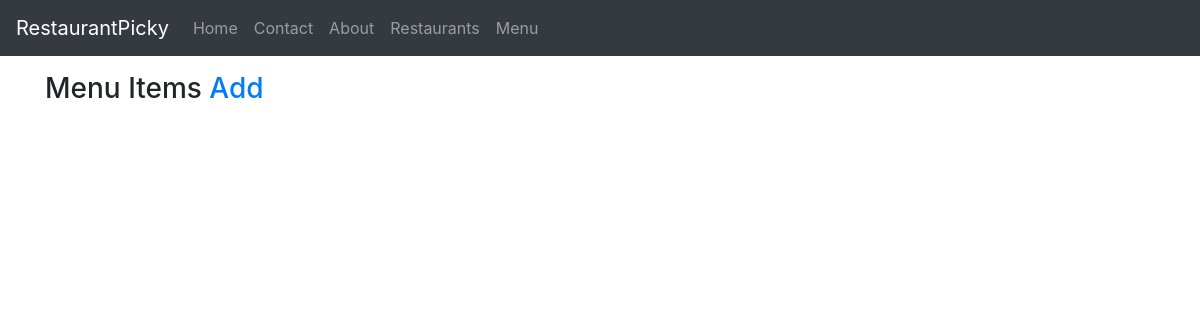
/menu/ (signed in), run on an earlier commit of the app's database.
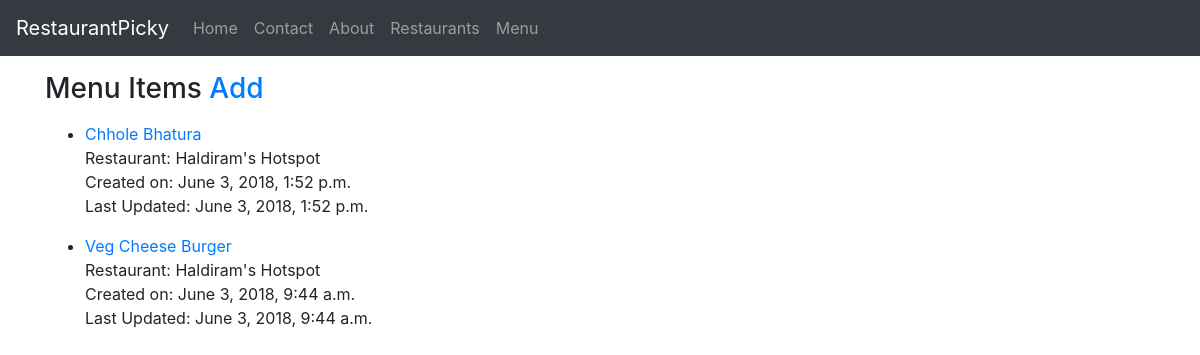
And on a later commit of the database.
### menu/models.py (models this page shows, shortened)
class Item(models.Model):
	user 		= models.ForeignKey(settings.AUTH_USER_MODEL)
	restaurant 	= models.ForeignKey(RestaurantLocation)
	name 		= models.CharField(max_length=120)
	contents 	= models.TextField(help_text="Separate the each ingredient by comma")
	excludes 	= models.TextField(blank=True, null=True, help_text="Separate the each ingredient by comma")
	public 		= models.BooleanField(default=True)
	timestamp	= models.DateTimeField(auto_now_add=True)
	updated		= models.DateTimeField(auto_now=True)
	class Meta:
		ordering = ['-updated', '-timestamp']

### restaurants/models.py (models this page shows, shortened)
class RestaurantLocation(models.Model):
	owner 		= models.ForeignKey(User) # class_instance.model_set.all()
	name 		= models.CharField(max_length=120)
	location 	= models.CharField(max_length=120, null=True, blank=True)
	city 		= models.CharField(max_length=120, null=True, blank=True)
	category 	= models.CharField(max_length=120, null=True, blank=True, validators=[validate_category])
	timestamp 	= models.DateTimeField(auto_now_add=True)
	updated 	= models.DateTimeField(auto_now=True)
	slug 		= models.SlugField(null=True, blank=True)
	objects = RestaurantLocationManager() # Important to add!!

### menu/views.py (the view)
class ItemListView(LoginRequiredMixin, ListView):
	def get_queryset(self):
		return Item.objects.filter(user=self.request.user)

### menu/templates/menu/item_list.html
{% extends "base.html" %}
{% block content %}
	<h3>Menu Items <a href="{% url 'menu:create' %}">Add</a></h3>
	<ul>
	{% for obj in object_list %}
		<p>
			<li><a href="{% url 'menu:detail' pk=obj.id%}">{{obj.name}}</a>
				<br>Restaurant: {{obj.restaurant.name}}
				<br>Created on: {{ obj.timestamp }}
				<br>Last Updated: {{ obj.updated }}
			</li>
		</p>
	{% endfor %}
	</ul>
{% endblock content %}

What changed in the data, as far as the page shows it:
added Item: name "Chhole Bhatura", restaurant.name "Haldiram's Hotspot", timestamp "June 3, 2018, 1:52 p.m.", updated "June 3, 2018, 1:52 p.m."
added Item: name "Veg Cheese Burger", restaurant.name "Haldiram's Hotspot", timestamp "June 3, 2018, 9:44 a.m.", updated "June 3, 2018, 9:44 a.m."
